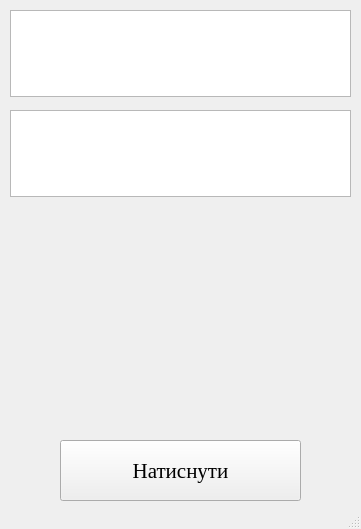
<?xml version="1.0" encoding="UTF-8"?>
<ui version="4.0">
 <class>MainWindow</class>
 <widget class="QMainWindow" name="MainWindow">
  <property name="geometry">
   <rect>
    <x>0</x>
    <y>0</y>
    <width>361</width>
    <height>529</height>
   </rect>
  </property>
  <property name="windowTitle">
   <string>Визначення емоції</string>
  </property>
  <widget class="QWidget" name="centralwidget">
   <widget class="QTextEdit" name="textEdit_1">
    <property name="geometry">
     <rect>
      <x>10</x>
      <y>10</y>
      <width>341</width>
      <height>87</height>
     </rect>
    </property>
   </widget>
   <widget class="QTextEdit" name="textEdit_2">
    <property name="geometry">
     <rect>
      <x>10</x>
      <y>110</y>
      <width>341</width>
      <height>87</height>
     </rect>
    </property>
   </widget>
   <widget class="QPushButton" name="pushButton">
    <property name="geometry">
     <rect>
      <x>60</x>
      <y>440</y>
      <width>241</width>
      <height>61</height>
     </rect>
    </property>
    <property name="font">
     <font>
      <family>Times New Roman</family>
      <pointsize>16</pointsize>
     </font>
    </property>
    <property name="text">
     <string>Натиснути</string>
    </property>
   </widget>
   <widget class="QLabel" name="label">
    <property name="geometry">
     <rect>
      <x>80</x>
      <y>220</y>
      <width>200</width>
      <height>200</height>
     </rect>
    </property>
    <property name="text">
     <string/>
    </property>
   </widget>
  </widget>
  <widget class="QStatusBar" name="statusbar"/>
 </widget>
 <resources/>
 <connections/>
</ui>
